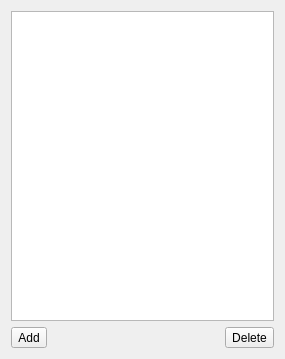
<?xml version="1.0" encoding="UTF-8"?>
<ui version="4.0">
 <class>gui::BookmarkTreeWidget</class>
 <widget class="QWidget" name="gui::BookmarkTreeWidget">
  <property name="geometry">
   <rect>
    <x>0</x>
    <y>0</y>
    <width>285</width>
    <height>359</height>
   </rect>
  </property>
  <property name="windowTitle">
   <string>Form</string>
  </property>
  <layout class="QVBoxLayout" name="verticalLayout">
   <item>
    <widget class="QTreeView" name="treeView">
     <property name="selectionMode">
      <enum>QAbstractItemView::SelectionMode::ExtendedSelection</enum>
     </property>
    </widget>
   </item>
   <item>
    <layout class="QHBoxLayout" name="horizontalLayout">
     <item>
      <widget class="QToolButton" name="addButton">
       <property name="text">
        <string>Add</string>
       </property>
       <property name="popupMode">
        <enum>QToolButton::ToolButtonPopupMode::InstantPopup</enum>
       </property>
      </widget>
     </item>
     <item>
      <spacer name="horizontalSpacer">
       <property name="orientation">
        <enum>Qt::Orientation::Horizontal</enum>
       </property>
       <property name="sizeHint" stdset="0">
        <size>
         <width>40</width>
         <height>20</height>
        </size>
       </property>
      </spacer>
     </item>
     <item>
      <widget class="QToolButton" name="deleteButton">
       <property name="text">
        <string>Delete</string>
       </property>
      </widget>
     </item>
    </layout>
   </item>
  </layout>
  <action name="action_AddFolder">
   <property name="text">
    <string>&amp;Folder</string>
   </property>
   <property name="menuRole">
    <enum>QAction::MenuRole::NoRole</enum>
   </property>
  </action>
  <action name="actionAddUrl">
   <property name="text">
    <string>Url</string>
   </property>
   <property name="menuRole">
    <enum>QAction::MenuRole::NoRole</enum>
   </property>
  </action>
 </widget>
 <resources/>
 <connections/>
</ui>
